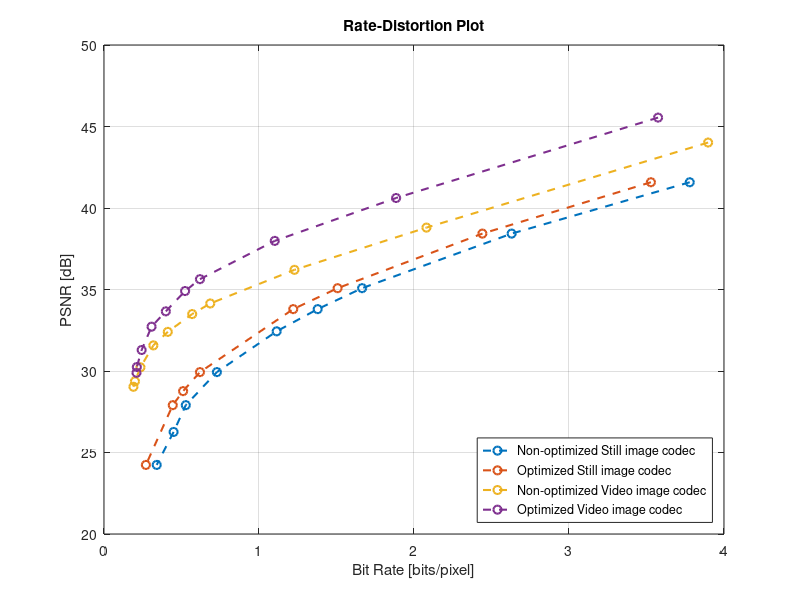

Source code (MATLAB):
figure;
load still_codec_values
plot(BPP_mean_still, PSNR_mean_still, '--o', 'LineWidth' , 1.5, 'MarkerSize', 6);

grid on
hold on

load still_codec_values_adaptive_huff.mat
plot(BPP_mean_still, PSNR_mean_still, '--o', 'LineWidth' , 1.5, 'MarkerSize', 6);

load video_codec_values.mat
plot(BPP_mean_video, PSNR_mean_video, '--o', 'LineWidth' , 1.5, 'MarkerSize', 6);

load video_codec_values_SSD_mul_optim_huff.mat
plot(BPP_mean_video, PSNR_mean_video, '--o', 'LineWidth' , 1.5, 'MarkerSize', 6);


legend('Non-optimized Still image codec', 'Optimized Still image codec', 'Non-optimized Video image codec', 'Optimized Video image codec', 'Location', 'southeast');
title('Rate-Distortion Plot');
xlabel('Bit Rate [bits/pixel]');
ylabel('PSNR [dB]');